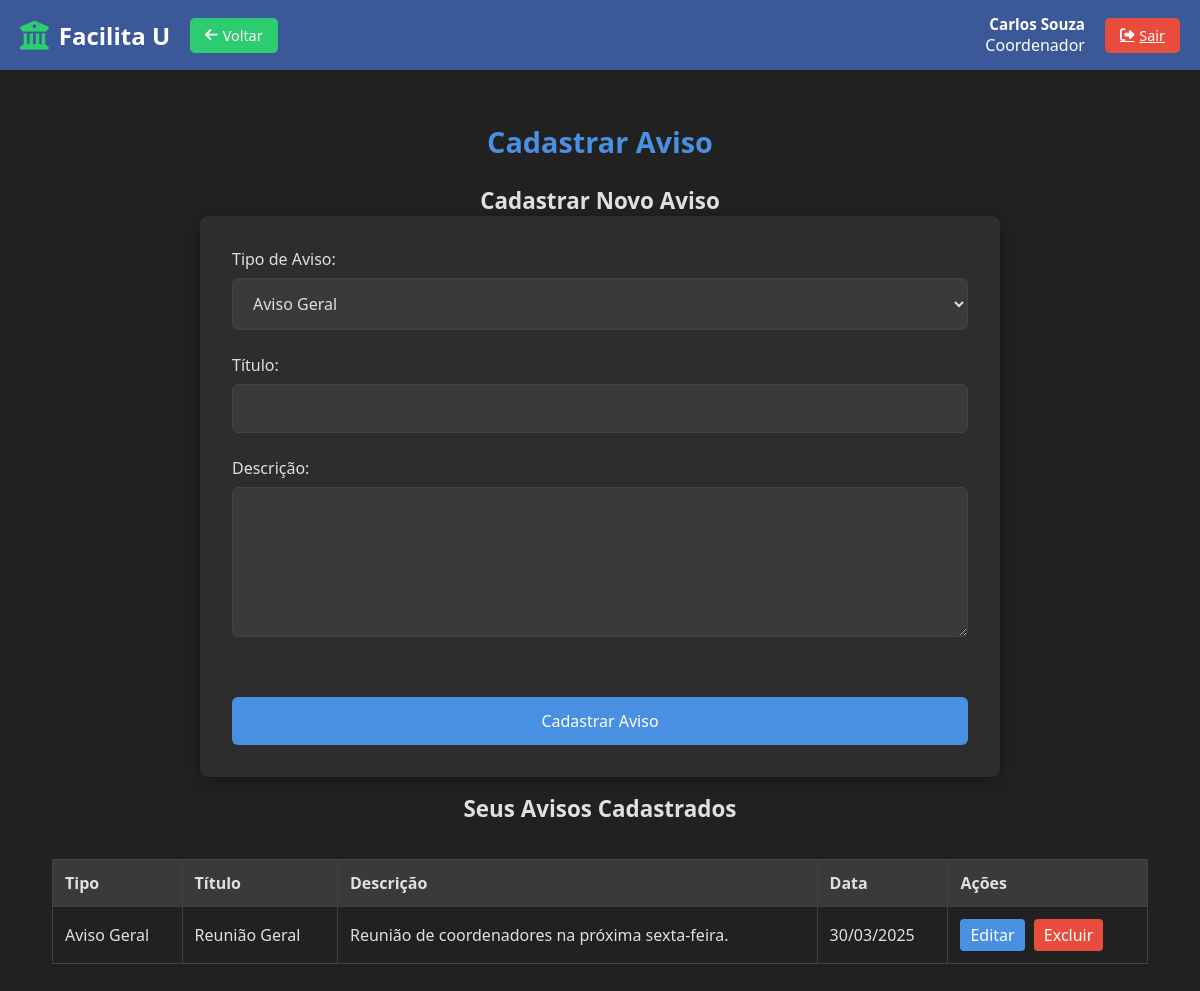
The page /cadastrar_aviso.php (signed in) on the database its author committed.
### tables this page shows
CREATE TABLE Avisos (
    aviso_id INT AUTO_INCREMENT PRIMARY KEY,      
    usuario_id INT NOT NULL,                      
    tipo_aviso ENUM('aviso', 'oportunidade') DEFAULT 'aviso',  
    titulo VARCHAR(100) NOT NULL,                 
    descricao TEXT,                               
    data_publicacao DATE NOT NULL,                
    FOREIGN KEY (usuario_id) REFERENCES Usuarios(usuario_id) ON DELETE CASCADE
);

### cadastrar_aviso.php (the view, shortened to what this page needs)
<?php
include 'config.php';
include 'header.php';
$usuario_id = $_SESSION['usuario_id'];
$editar_id = null;
$editar_dados = null;
$sql = "SELECT * FROM Avisos WHERE usuario_id = ? ORDER BY data_publicacao DESC";
$stmt = $conn->prepare($sql);
$stmt->bind_param("i", $usuario_id);
$stmt->execute();
$result = $stmt->get_result();
?>
<link rel="stylesheet" href="CSS/cadastrar_avisos.css">
<link rel="stylesheet" href="CSS/editarCadastroPC.css">
<h2>Cadastrar Aviso</h2>
<h3><?php echo isset($editar_id) ? "Editar Aviso" : "Cadastrar Novo Aviso"; ?></h3>
<form method="POST" action="cadastrar_aviso.php">
    <label for="tipo_aviso">Tipo de Aviso:</label>
    <select name="tipo_aviso" id="tipo_aviso" required>
        <option value="aviso" <?php echo (isset($editar_dados) && $editar_dados['tipo_aviso'] == 'aviso') ? 'selected' : ''; ?>>Aviso Geral</option>
    </select>
    <label for="titulo">Título:</label>
    <input type="text" name="titulo" id="titulo"
           value="<?php echo isset($editar_dados) ? htmlspecialchars($editar_dados['titulo']) : ''; ?>" required>
    <label for="descricao">Descrição:</label>
    <textarea name="descricao" id="descricao" required><?php echo isset($editar_dados) ? htmlspecialchars($editar_dados['descricao']) : ''; ?></textarea>
    <div class="button-group">
        <button type="submit"><?php echo isset($editar_id) ? "Atualizar" : "Cadastrar Aviso"; ?></button>
    </div>
</form>
<h3>Seus Avisos Cadastrados</h3>
<?php
if ($result->num_rows > 0) {
    echo "<div class='avisos-container'>";
    echo "<table>";
    echo "<thead><tr><th>Tipo</th><th>Título</th><th>Descrição</th><th>Data</th><th>Ações</th></tr></thead>";
    echo "<tbody>";
    while ($row = $result->fetch_assoc()) {
        echo "<tr>";
        echo "<td>" . ($row['tipo_aviso'] == 'aviso' ? 'Aviso Geral' : 'Oportunidade') . "</td>";
        echo "<td>" . htmlspecialchars($row['titulo']) . "</td>";
        echo "<td>" . htmlspecialchars(substr($row['descricao'], 0, 100)) . (strlen($row['descricao']) > 100 ? '...' : '') . "</td>";
        echo "<td>" . date('d/m/Y', strtotime($row['data_publicacao'])) . "</td>";
        echo "<td class='actions'>";
        echo "<a href='cadastrar_aviso.php?editar=" . $row['aviso_id'] . "' class='edit-btn'>Editar</a> ";
        echo "<a href='cadastrar_aviso.php?excluir=" . $row['aviso_id'] . "' class='delete-btn' onclick='return confirm(\"Tem certeza que deseja excluir este aviso?\")'>Excluir</a>";
        echo "</td>";
        echo "</tr>";
    }
    echo "</tbody>";
    echo "</table>";
    echo "</div>";
} else {
    echo "<p>Nenhum aviso cadastrado.</p>";
}
?>
</body>
</html>

### CSS/header.css (style rules this page uses)
:root { --primary-color: #3b5998; --secondary-color: #2ecc71; --text-light: #fff; --text-dark: #333; --header-height: 70px; --danger-color: #e74c3c; }

### CSS/cadastrar_avisos.css (style rules this page uses)
:root { --bg-primary: #212121; --bg-secondary: #2d2d2d; --bg-tertiary: #3a3a3a; --text-primary: #e0e0e0; --text-secondary: #cccccc; --accent-color: #4a90e2; --success-color: #2ecc71; --error-color: #e74c3c; --border-color: #424242; }
* { margin: 0; padding: 0; box-sizing: border-box; font-family: "Segoe UI", Tahoma, Geneva, Verdana, sans-serif; }
body { background-color: var(--bg-primary); color: var(--text-primary); min-height: 100vh; padding: 2rem; transition: background-color 0.4s ease, color 0.4s ease; }
h2 { color: var(--accent-color); margin-bottom: 1.5rem; font-size: 1.8rem; text-align: center; transition: color 0.3s ease; }
form { max-width: 800px; margin: 0 auto; background-color: var(--bg-secondary); padding: 2rem; border-radius: 8px; box-shadow: 0 4px 15px rgba(0, 0, 0, 0.3); transition: background-color 0.4s ease; }
label { display: block; margin-bottom: 0.5rem; color: var(--text-primary); font-weight: 500; }
select, input, textarea { width: 100%; padding: 0.8rem 1rem; margin-bottom: 1.5rem; background-color: var(--bg-tertiary); border: 1px solid var(--border-color); border-radius: 6px; color: var(--text-primary); font-size: 1rem; transition: border-color 0.3s ease, box-shadow 0.3s ease, background-color 0.3s ease; }
textarea { min-height: 150px; resize: vertical; }
button[type="submit"] { background-color: var(--accent-color); color: white; border: none; padding: 0.8rem 1.5rem; border-radius: 6px; font-size: 1rem; font-weight: 500; cursor: pointer; transition: background-color 0.3s ease; width: 100%; margin-top: 1rem; }

### CSS/editarCadastroPC.css (style rules this page uses)
.avisos-container { margin-top: 20px; overflow-x: auto; }
table { width: 100%; border-collapse: collapse; margin-top: 15px; }
table, th, td { border: 1px solid var(--border-color); }
th, td { padding: 12px; text-align: left; }
th { background-color: var(--bg-tertiary); color: var(--text-primary); }
.actions { white-space: nowrap; }
.edit-btn { background-color: var(--accent-color); color: white; padding: 5px 10px; text-decoration: none; border-radius: 4px; margin-right: 5px; display: inline-block; }
.delete-btn { background-color: var(--error-color); color: white; padding: 5px 10px; text-decoration: none; border-radius: 4px; display: inline-block; }
.button-group { display: flex; gap: 15px; align-items: center; margin-top: 15px; }
h3 { font-size: 1.4rem; text-align: center; margin-top: 1rem; }

### rows shown on the page
avisos: tipo_aviso "Aviso Geral", titulo "Reunião Geral", descricao "Reunião de coordenadores na próxima sexta-feira.", data_publicacao "30/03/2025"

### other values the page prints
$_SESSION['nome'] "Carlos Souza"
$_SESSION['tipo'] "Coordenador"
